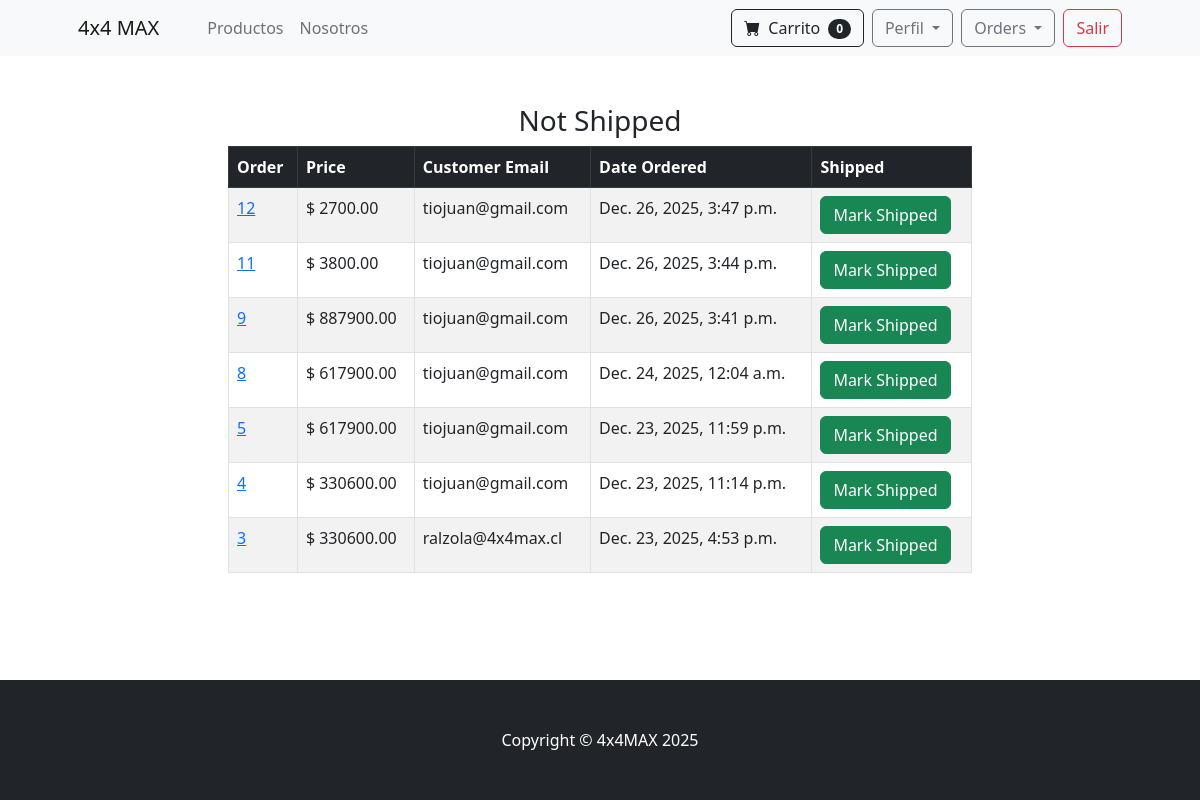
Page /payment/not_shipped_dash (signed in) on the committed database.
### payment/models.py (models this page shows, shortened)
class Order(models.Model):
    user = models.ForeignKey(User, on_delete=models.CASCADE, null=True, blank=True)
    full_name = models.CharField(max_length=250)
    email = models.EmailField(max_length=250)
    phone = models.CharField(max_length=20)
    shipping_address = models.TextField(max_length=15000)
    workshop = models.ForeignKey('workshop.Workshop', on_delete=models.SET_NULL, null=True, blank=True)
    amount_pay = models.DecimalField(max_digits=10, decimal_places=2)
    date_order = models.DateTimeField(auto_now_add=True)
    shipped = models.BooleanField(default=False)
    date_shipped = models.DateTimeField(blank=True, null=True)
    has_international_items = models.BooleanField(default=False)
    buy_order = models.CharField(max_length=50, unique=True, null=True, blank=True, db_index=True)
    transaction_date = models.DateTimeField(null=True, blank=True)
    authorization_code = models.CharField(max_length=50, null=True, blank=True)
    payment_type_code = models.CharField(max_length=10, null=True, blank=True)  # VD, VN, etc.
    installments_number = models.IntegerField(null=True, blank=True)
    card_number = models.CharField(max_length=20, null=True, blank=True)  # últimos 4 dígitos
    session_id = models.CharField(max_length=100, null=True, blank=True)
    accounting_date = models.CharField(max_length=10, null=True, blank=True)
    transaction_status = models.CharField(max_length=50, null=True, blank=True)
    class Meta:
        ordering = ['-date_order']

### payment/views.py (the view, shortened to what this page needs)
# urls.py: path('not_shipped_dash', views.not_shipped_dash, name='not_shipped_dash'),
def not_shipped_dash(request):
    if request.user.is_authenticated and request.user.is_superuser:
        orders = Order.objects.filter(shipped=False)
        return render(request, "payment/not_shipped_dash.html", {'orders': orders})
    else:
        messages.success(request, "Access Denied.")
        return redirect('home')

### cart/cart.py (called while the page is built)
    def __len__(self):
        return len(self.cart)

### cart/context_processor.py (called while the page is built)
def cart(request):
    return {'cart': Cart(request)}

### payment/templates/payment/not_shipped_dash.html (shortened to what this page needs)
{% extends 'base.html' %}
{% block content %}
        <div class="container">
            <div class="row">
                <center>
                    <div class="col-8">
                        <br/><br/>
<h3>Not Shipped</h3>
<table class="table table-striped table-hover table-bordered">
  <thead class="table-dark">
    <tr>
      <th scope="col">Order</th>
      <th scope="col">Price</th>
      <th scope="col">Customer Email</th>
      <th scope="col">Date Ordered</th>
      <th scope="col">Shipped</th>
    </tr>
  </thead>
  <tbody>
    {% for item in orders %}
    <tr>
      <td><a href="{% url 'orders' item.id %}">{{ item.id }}</a></td>
      <td>$ {{ item.amount_pay }}</td>
      <td>{{ item.email }}</td>
      <td>{{ item.date_order }}</td>
      <td>
        <form method="POST">
          <button type="submit" class="btn btn-success btn-small">Mark Shipped</button>
        </form>
      </td>
    </tr>
    {% endfor %}
  </tbody>
</table>
<br/><br/>
                       </div>
                </center>
        </div>
{% endblock %}

### store/templates/base.html (style rules this page uses)
html, body { height: 100%; margin: 0; }

### rows in the picture
Order: id "12", amount_pay "2700.00", email "tiojuan@gmail.com", date_order "Dec. 26, 2025, 3:47 p.m."
Order: id "11", amount_pay "3800.00", email "tiojuan@gmail.com", date_order "Dec. 26, 2025, 3:44 p.m."
Order: id "9", amount_pay "887900.00", email "tiojuan@gmail.com", date_order "Dec. 26, 2025, 3:41 p.m."
Order: id "8", amount_pay "617900.00", email "tiojuan@gmail.com", date_order "Dec. 24, 2025, 12:04 a.m."
Order: id "5", amount_pay "617900.00", email "tiojuan@gmail.com", date_order "Dec. 23, 2025, 11:59 p.m."
Order: id "4", amount_pay "330600.00", email "tiojuan@gmail.com", date_order "Dec. 23, 2025, 11:14 p.m."
Order: id "3", amount_pay "330600.00", email "ralzola@4x4max.cl", date_order "Dec. 23, 2025, 4:53 p.m."

### other values in the picture
{{ cart|length }} "0"
